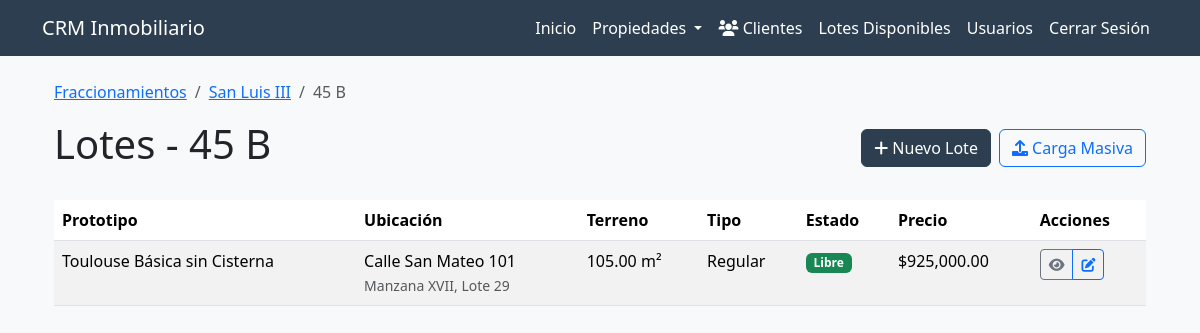
The page /properties/paquetes/1/lotes (signed in) on the database its author committed.
### app/properties/models.py (models this page shows, shortened)
class Fraccionamiento(db.Model):
    __tablename__ = 'fraccionamiento'
    id = db.Column(db.Integer, primary_key=True)
    nombre = db.Column(db.String(100), nullable=False)
    ubicacion = db.Column(db.String(200), nullable=True)
    logo = db.Column(db.String(200))  # Path to logo file
    sembrado = db.Column(db.String(200))
    created_at = db.Column(db.DateTime, default=datetime.utcnow)
    updated_at = db.Column(db.DateTime, default=datetime.utcnow, onupdate=datetime.utcnow)
    paquetes = db.relationship('Paquete', backref='fraccionamiento', lazy=True)

class Paquete(db.Model):
    __tablename__ = 'paquetes'
    id = db.Column(db.Integer, primary_key=True)
    nombre = db.Column(db.String(100), nullable=False)
    fraccionamiento_id = db.Column(db.Integer, db.ForeignKey('fraccionamiento.id'), nullable=False)
    created_at = db.Column(db.DateTime, default=datetime.utcnow)
    updated_at = db.Column(db.DateTime, default=datetime.utcnow, onupdate=datetime.utcnow)
    lotes = db.relationship('Lote', backref='paquete', lazy=True)

class Lote(db.Model):
    __tablename__ = 'lotes'
    id = db.Column(db.Integer, primary_key=True)
    paquete_id = db.Column(db.Integer, db.ForeignKey('paquetes.id'), nullable=False)
    prototipo_id = db.Column(db.Integer, db.ForeignKey('prototipos.id'), nullable=False)
    calle = db.Column(db.String(100), nullable=False)
    numero_exterior = db.Column(db.Integer, nullable=False)
    numero_interior = db.Column(db.String(50), nullable=True)
    manzana = db.Column(db.String(50), nullable=False)
    lote = db.Column(db.String(50), nullable=False)
    cuv = db.Column(db.String(50), nullable=True, default=None)
    terreno = db.Column(db.Float, nullable=True, default=None)
    tipo_de_lote = db.Column(db.String(50), nullable=False)
    estado_del_inmueble = db.Column(db.String(50), nullable=False, default='Libre')
    precio = db.Column(db.Float, nullable=False)
    orientacion_1 = db.Column(db.String(50), nullable=True, default=None)
    medidas_orientacion_1 = db.Column(db.String(50), nullable=True, default=None)
    colindancia_1 = db.Column(db.String(100), nullable=True, default=None)
    orientacion_2 = db.Column(db.String(50), nullable=True, default=None)
    medidas_orientacion_2 = db.Column(db.String(50), nullable=True, default=None)
    colindancia_2 = db.Column(db.String(100), nullable=True, default=None)
    orientacion_3 = db.Column(db.String(50), nullable=True, default=None)
    medidas_orientacion_3 = db.Column(db.String(50), nullable=True, default=None)
    colindancia_3 = db.Column(db.String(100), nullable=True, default=None)
    orientacion_4 = db.Column(db.String(50), nullable=True, default=None)
    medidas_orientacion_4 = db.Column(db.String(50), nullable=True, default=None)
    colindancia_4 = db.Column(db.String(100), nullable=True, default=None)
    created_at = db.Column(db.DateTime, default=datetime.utcnow)
    updated_at = db.Column(db.DateTime, default=datetime.utcnow, onupdate=datetime.utcnow)
    TIPOS_DE_LOTE = ['Regular', 'Irregular', 'En Esquina', 'En Esquina con Area Verde']
    ESTADOS_INMUEBLE = ['Libre', 'Apartado', 'Titulado']
    ORIENTACIONES = ['Norte', 'Sur', 'Este', 'Oeste', 'Noreste', 'Noroeste', 'Sureste', 'Suroeste']
    asignacion = db.relationship('LoteAsignacion',
                                 uselist=False,  # One-to-one relationship
                                 back_populates='lote',
                                 cascade='all, delete-orphan')

class Prototipo(db.Model):
    __tablename__ = 'prototipos'
    id = db.Column(db.Integer, primary_key=True)
    nombre_prototipo = db.Column(db.String(100), nullable=False)
    superficie_terreno = db.Column(db.Float, nullable=False)
    superficie_construccion = db.Column(db.Float, nullable=False)
    niveles = db.Column(db.Integer, nullable=False)
    recamaras = db.Column(db.Integer, nullable=False)
    banos = db.Column(db.Float, nullable=False)  # Float to allow half bathrooms
    observaciones = db.Column(db.Text, nullable=True)
    precio = db.Column(db.Float, nullable=False)
    created_at = db.Column(db.DateTime, default=datetime.utcnow)
    updated_at = db.Column(db.DateTime, default=datetime.utcnow, onupdate=datetime.utcnow)
    imagenes = db.relationship('PrototipoImagen', back_populates='prototipo', cascade='all, delete-orphan')
    lotes = db.relationship('Lote', backref='prototipo', lazy=True)

### app/properties/routes.py (the view)
@bp.route('/paquetes/<int:paquete_id>/lotes')
@login_required
def lotes_index(paquete_id):
    paquete = Paquete.query.get_or_404(paquete_id)
    return render_template('properties/lotes/index.html',
                         paquete=paquete,
                         lotes=paquete.lotes)

### app/auth/models.py (called while the page is built)
@login_manager.user_loader
def load_user(id):
    return User.query.get(int(id))

    def has_role(self, role):
        return self.role == role.value if isinstance(role, UserRole) else self.role == role

### app/templates/properties/lotes/index.html (shortened to what this page needs)
{% extends "base.html" %}
{% block content %}
<div class="container mt-4">
    <nav aria-label="breadcrumb">
        <ol class="breadcrumb">
            <li class="breadcrumb-item"><a href="{{ url_for('properties.fraccionamientos_index') }}">Fraccionamientos</a></li>
            <li class="breadcrumb-item"><a href="{{ url_for('properties.paquetes_index', fraccionamiento_id=paquete.fraccionamiento.id) }}">{{ paquete.fraccionamiento.nombre }}</a></li>
            <li class="breadcrumb-item active">{{ paquete.nombre }}</li>
        </ol>
    </nav>
    <div class="d-flex justify-content-between align-items-center mb-4">
        <h1>Lotes - {{ paquete.nombre }}</h1>
        <div class="d-flex justify-content-between align-items-center">
            <a href="{{ url_for('properties.lote_new', paquete_id=paquete.id) }}" class="btn btn-primary me-2">
                <i class="fas fa-plus"></i> Nuevo Lote
            </a>
            <a href="{{ url_for('properties.lotes_bulk_upload', paquete_id=paquete.id) }}" class="btn btn-outline-primary">
                <i class="fas fa-upload"></i> Carga Masiva
            </a>
        </div>
    </div>
    <div class="table-responsive">
        <table class="table table-striped">
            <thead>
                <tr>
                    <th>Prototipo</th>
                    <th>Ubicación</th>
                    <th>Terreno</th>
                    <th>Tipo</th>
                    <th>Estado</th>
                    <th>Precio</th>
                    <th>Acciones</th>
                </tr>
            </thead>
            <tbody>
                {% for lote in lotes %}
                <tr>
                    <td>{{ lote.prototipo.nombre_prototipo }}</td>
                    <td>
                        {{ lote.calle }} {{ lote.numero_exterior }}
                        <br>
                        <small class="text-muted">Manzana {{ lote.manzana }}, Lote {{ lote.lote }}</small>
                    </td>
                    <td>{{ "%.2f"|format(lote.terreno) if lote.terreno else 'N/A' }} m²</td>
                    <td>{{ lote.tipo_de_lote }}</td>
                    <td>
                        {% if lote.estado_del_inmueble == 'Libre' %}
                        <span class="badge bg-success">{{ lote.estado_del_inmueble }}</span>
                        {% elif lote.estado_del_inmueble == 'Apartado' %}
                        <span class="badge bg-warning">{{ lote.estado_del_inmueble }}</span>
                        {% else %}
                        <span class="badge bg-primary">{{ lote.estado_del_inmueble }}</span>
                        {% endif %}
                    </td>
                    <td>${{ "{:,.2f}".format(lote.precio) }}</td>
                    <td>
                        <div class="btn-group">
                            <button type="button" class="btn btn-sm btn-outline-secondary" data-bs-toggle="modal" data-bs-target="#loteModal{{ lote.id }}">
                                <i class="fas fa-eye"></i>
                            </button>
                            <a href="{{ url_for('properties.lote_edit', lote_id=lote.id) }}" class="btn btn-sm btn-outline-primary">
                                <i class="fas fa-edit"></i>
                            </a>
                        </div>
                    </td>
                </tr>
                {% endfor %}
            </tbody>
        </table>
    </div>
</div>
{% endblock %}

### app/templates/base.html (shortened to what this page needs)
<!DOCTYPE html>
<html lang="es">
<head>
    <link href="https://cdn.jsdelivr.net/npm/bootstrap@5.3.2/dist/css/bootstrap.min.css" rel="stylesheet">
    <link rel="stylesheet" href="https://cdnjs.cloudflare.com/ajax/libs/font-awesome/6.0.0/css/all.min.css">
</head>
<body>
    <nav class="navbar navbar-expand-lg navbar-dark mb-4">
        <div class="container">
            <a class="navbar-brand" href="{{ url_for('main.index') }}">CRM Inmobiliario</a>
            <div class="collapse navbar-collapse" id="navbarNav">
                <ul class="navbar-nav ms-auto">
                    {% if current_user.is_authenticated %}
                        <li class="nav-item">
                            <a class="nav-link" href="{{ url_for('main.index') }}">Inicio</a>
                        </li>
                        <li class="nav-item dropdown">
                            <a class="nav-link dropdown-toggle" href="#" id="propiedadesDropdown" role="button" data-bs-toggle="dropdown" aria-expanded="false">
                                Propiedades
                            </a>
                        </li>
                        <li class="nav-item">
                            <a class="nav-link" href="{{ url_for('clients.index') }}">
                                <i class="fas fa-users"></i> Clientes
                            </a>
                        </li>
                        <li class="nav-item">
                            <a class="nav-link" href="{{ url_for('properties.lotes_public') }}">Lotes Disponibles</a>
                        </li>
                        {% if current_user.has_role('ADMIN') %}
                        <li class="nav-item">
                            <a class="nav-link" href="{{ url_for('auth.admin_users') }}">Usuarios</a>
                        </li>
                        {% endif %}
                        <li class="nav-item">
                            <a class="nav-link" href="{{ url_for('auth.logout') }}">Cerrar Sesión</a>
                        </li>
                    {% endif %}
                </ul>
            </div>
        </div>
    </nav>
    <div class="container">
        {% block content %}{% endblock %}
    </div>
</body>
</html>

### app/templates/base.html (style rules this page uses)
:root { --primary-color: #2c3e50; --secondary-color: #34495e; --text-color: #6c757d; --border-color: #e9ecef; }
body { background-color: #f8f9fa; }
.navbar { background-color: var(--primary-color); }
.navbar .nav-link { color: white !important; }
.navbar .navbar-brand { color: white !important; }
.btn-primary { background-color: var(--primary-color); border-color: var(--primary-color); }

### rows shown on the page
Fraccionamiento: fraccionamiento.nombre "San Luis III"
Paquete: nombre "45 B"
Lote: prototipo.nombre_prototipo "Toulouse Básica sin Cisterna", calle "Calle San Mateo", numero_exterior "101", manzana "XVII", lote "29", terreno "105.00", tipo_de_lote "Regular", estado_del_inmueble "Libre", precio "925,000.00"
